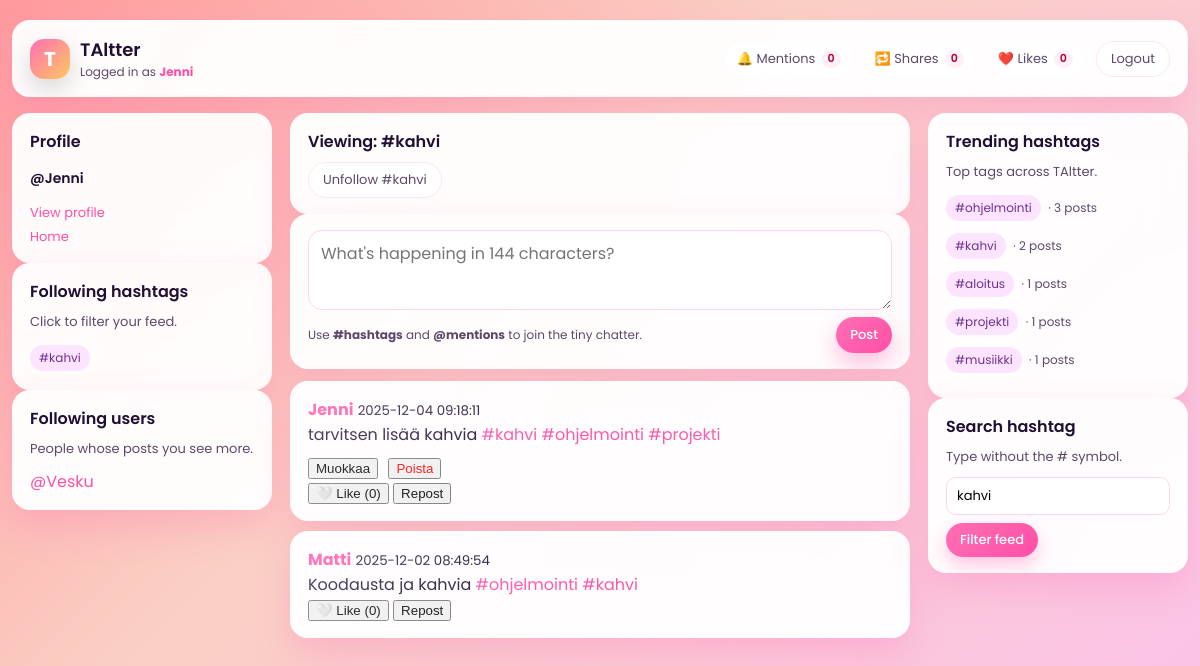
Page /iteration/index.php?hashtag=kahvi (signed in) on the committed database.
### tables this page shows
CREATE TABLE `hashtags` (
  `hashtag_id` int(11) NOT NULL,
  `tag_name` varchar(50) NOT NULL
);

CREATE TABLE `users` (
  `user_id` int(11) NOT NULL,
  `username` varchar(50) NOT NULL,
  `email` varchar(100) NOT NULL,
  `password_hash` varchar(255) NOT NULL,
  `bio` text DEFAULT NULL,
  `profile_picture_url` varchar(255) DEFAULT NULL,
  `created_at` timestamp NOT NULL DEFAULT current_timestamp(),
  `last_seen_mentions` datetime DEFAULT NULL,
  `last_seen_shares` datetime DEFAULT NULL,
  `last_seen_likes` datetime DEFAULT NULL
);

CREATE TABLE `posts` (
  `post_id` int(11) NOT NULL,
  `user_id` int(11) NOT NULL,
  `content` varchar(144) NOT NULL,
  `created_at` timestamp NOT NULL DEFAULT current_timestamp(),
  `edited_at` datetime DEFAULT NULL
);

### iteration/config.php (called while the page is built, shortened)
<?php
function current_user_id() {
    return $_SESSION['user_id'] ?? null;
}
function current_username() {
    return $_SESSION['username'] ?? null;
}
?>

### iteration/fetch_posts.php (the view, shortened to what this page needs)
<?php
require_once 'config.php';
$hashtag = $_GET['hashtag'] ?? null;
$currentUserId = current_user_id();
if ($hashtag) {
    $sql = "
        SELECT
            p.post_id,
            p.content,
            p.created_at,
            p.edited_at,
            p.user_id,
            u.username,
            u.profile_picture_url,
            NULL AS reposted_by,
            (SELECT COUNT(*) FROM likes WHERE post_id = p.post_id) AS like_count,
            EXISTS(SELECT 1 FROM likes WHERE post_id = p.post_id AND user_id = ?) AS user_has_liked
        FROM posts p
        JOIN users u ON p.user_id = u.user_id
        JOIN post_hashtags ph ON ph.post_id = p.post_id
        JOIN hashtags h ON h.hashtag_id = ph.hashtag_id
        WHERE h.tag_name = ?
        ORDER BY p.created_at DESC
        LIMIT 100
    ";
    $stmt = $mysqli->prepare($sql);
    $stmt->bind_param("is", $currentUserId, $hashtag);
}
$stmt->execute();
$res = $stmt->get_result();
while ($row = $res->fetch_assoc()) {
    $content = htmlspecialchars($row['content']);
    $content = preg_replace('/#([A-Za-z0-9_åäöÅÄÖ\-]+)/u', '<a href="index.php?hashtag=$1">#$1</a>', $content);
    $content = preg_replace('/@([A-Za-z0-9_]+)/', '<a href="profile.php?u=$1">@$1</a>', $content);
    $isOwnPost = ($row['user_id'] == $currentUserId);
    $editedLabel = $row['edited_at'] ? '<small style="color:#999;margin-left:6px;">(muokattu)</small>' : '';
    $likeIcon = $row['user_has_liked'] ? '❤️' : '🤍';
    $likeText = $row['user_has_liked'] ? 'Unlike' : 'Like';
    $likeCount = $row['like_count'];
    echo "<div class='card' id='post-{$row['post_id']}'>";
    echo "
      <div class='card-header'>
        <strong><a href='profile.php?u={$row['username']}'>".htmlspecialchars($row['username'])."</a></strong>
        <small>{$row['created_at']}</small> {$editedLabel}
      </div>
      <div class='post-content-{$row['post_id']}'>$content</div>
    ";
    if ($isOwnPost) {
        $rawContent = htmlspecialchars(addslashes($row['content']));
        echo "
        <div style='margin-top:8px;'>
            <button onclick=\"editPost({$row['post_id']}, '{$rawContent}')\">Muokkaa</button>
            <button onclick=\"deletePost({$row['post_id']})\" style='color:red;margin-left:6px;'>Poista</button>
        </div>";
    }
    echo "
      <div class='card-actions'>
        <button onclick='toggleLike({$row['post_id']}, this)' id='like-btn-{$row['post_id']}'>
          <span id='like-icon-{$row['post_id']}'>{$likeIcon}</span>
          <span id='like-text-{$row['post_id']}'>{$likeText}</span>
          (<span id='like-count-{$row['post_id']}'>{$likeCount}</span>)
        </button>
        <form method='post' action='repost.php' style='display:inline;'>
          <input type='hidden' name='post_id' value='{$row['post_id']}'>
          <button>Repost</button>
        </form>
      </div>
    </div>";
}

### iteration/index.php (shortened to what this page needs)
<?php
require_once 'config.php';
$filterHashtag = $_GET['hashtag'] ?? null;
$uid = current_user_id();
$like = '%@'.current_username().'%';
?>
<!doctype html>
<html lang="en">
<head>
</head>
<body>
<div class="app-shell">
    <div class="card">
        <div class="card-inner topbar">
            <div class="topbar-left">
                <div class="logo-badge">T</div>
                <div class="app-title">
                    <span>TAltter</span>
                    <span class="logged-in-as">
                        Logged in as <strong><?= htmlspecialchars(current_username()) ?></strong>
                    </span>
                </div>
            </div>
            <div class="topbar-right">
                <?php
                $stmt = $mysqli->prepare("
                  SELECT COUNT(*) AS cnt
                  FROM posts p
                  WHERE p.content LIKE ?
                    AND p.user_id != ?
                    AND p.created_at > IFNULL(
                      (SELECT last_seen_mentions FROM users WHERE user_id = ?),
                      '1970-01-01'
                    )
                ");
                $stmt->bind_param("sii",$like,$uid,$uid);
                $stmt->execute();
                $m = $stmt->get_result()->fetch_assoc()['cnt'];
                $stmt = $mysqli->prepare("
                  SELECT COUNT(*) AS cnt
                  FROM reposts r
                  JOIN posts p ON r.post_id = p.post_id
                  WHERE p.user_id = ?
                    AND r.created_at > IFNULL(
                      (SELECT last_seen_shares FROM users WHERE user_id = ?),
                      '1970-01-01'
                    )
                ");
                $stmt->bind_param("ii",$uid,$uid);
                $stmt->execute();
                $s = $stmt->get_result()->fetch_assoc()['cnt'];
                $stmt = $mysqli->prepare("
                  SELECT COUNT(*) AS cnt
                  FROM likes l
                  JOIN posts p ON l.post_id = p.post_id
                  WHERE p.user_id = ?
                    AND l.created_at > IFNULL(
                      (SELECT last_seen_likes FROM users WHERE user_id = ?),
                      '1970-01-01'
                    )
                ");
                $stmt->bind_param("ii",$uid,$uid);
                $stmt->execute();
                $lk = $stmt->get_result()->fetch_assoc()['cnt'];
                ?>
                <div class="dropdown">
                    <a href="#" class="dropdown-toggle" onclick="toggleDropdown('mentions', this);return false;">
                        <span>🔔 Mentions</span>
                        <span class="badge"><?= $m ?></span>
                    </a>
                </div>
                <div class="dropdown">
                    <a href="#" class="dropdown-toggle" onclick="toggleDropdown('shares', this);return false;">
                        <span>🔁 Shares</span>
                        <span class="badge"><?= $s ?></span>
                    </a>
                </div>
                <div class="dropdown">
                    <a href="#" class="dropdown-toggle" onclick="toggleDropdown('likes', this);return false;">
                        <span>❤️ Likes</span>
                        <span class="badge"><?= $lk ?></span>
                    </a>
                </div>
                <a href="logout.php" class="btn-outline">Logout</a>
            </div>
        </div>
    </div>
    <div class="layout-grid">
        <aside class="left-column">
            <div class="card">
                <div class="card-inner">
                    <h3 class="sidebar-heading">Profile</h3>
                    <p class="profile-handle">@<?= htmlspecialchars(current_username()) ?></p>
                    <div class="sidebar-links">
                        <a href="profile.php?u=<?= urlencode(current_username()) ?>">View profile</a>
                        <a href="index.php">Home</a>
                    </div>
                </div>
            </div>
            <div class="card">
                <div class="card-inner">
                    <h4 class="sidebar-heading">Following hashtags</h4>
                    <p class="sidebar-sub">Click to filter your feed.</p>
                    <div>
                        <?php
                        $stmt = $mysqli->prepare("SELECT h.tag_name FROM followed_hashtags fh JOIN hashtags h ON fh.hashtag_id=h.hashtag_id WHERE fh.user_id = ? LIMIT 10");
                        $stmt->bind_param('i',$uid);
                        $stmt->execute();
                        $r=$stmt->get_result();
                        while($row=$r->fetch_assoc()){
                            echo '<a class="tag-chip" href="index.php?hashtag='.urlencode($row['tag_name']).'">#'.htmlspecialchars($row['tag_name']).'</a>';
                        }
                        ?>
                    </div>
                </div>
            </div>
            <div class="card">
                <div class="card-inner">
                    <h4 class="sidebar-heading">Following users</h4>
                    <p class="sidebar-sub">People whose posts you see more.</p>
                    <div>
                    <?php
                    $stmt = $mysqli->prepare("
                      SELECT u.username
                      FROM follows f
                      JOIN users u ON f.following_id = u.user_id
                      WHERE f.follower_id = ?
                      ORDER BY f.created_at DESC
                      LIMIT 10
                    ");
                    $stmt->bind_param('i',$uid);
                    $stmt->execute();
                    $r=$stmt->get_result();
                    if($r->num_rows > 0) {
                      while($row=$r->fetch_assoc()){
                        echo '<div><a href="profile.php?u='.urlencode($row['username']).'">@'.htmlspecialchars($row['username']).'</a></div>';
                      }
                    } else {
                      echo '<div style="color:#999;font-size:90%;">Not following anyone yet</div>';
                    }
                    ?>
                    </div>
                </div>
            </div>
        </aside>
        <main>
            <?php if ($filterHashtag): ?>
                <div class="card">
                    <div class="card-inner">
                        <h3 class="sidebar-heading">Viewing: #<?= htmlspecialchars($filterHashtag) ?></h3>
                        <?php
                        $stmt = $mysqli->prepare("
                          SELECT COUNT(*) as is_following
                          FROM followed_hashtags fh
                          JOIN hashtags h ON fh.hashtag_id = h.hashtag_id
                          WHERE fh.user_id = ? AND h.tag_name = ?
                        ");
                        $stmt->bind_param("is", $uid, $filterHashtag);
                        $stmt->execute();
                        $isFollowingHashtag = $stmt->get_result()->fetch_assoc()['is_following'] > 0;
                        ?>
                        <?php if ($isFollowingHashtag): ?>
                            <form method="post" action="follow_hashtag.php" style="margin-top:8px;">
                                <button type="submit" class="btn-outline">Unfollow #<?= htmlspecialchars($filterHashtag) ?></button>
                            </form>
                        <?php endif; ?>
                    </div>
                </div>
            <?php endif; ?>
            <div class="card">
                <div class="card-inner post-composer">
                    <form method="post" action="post.php">
                        <textarea
                            name="content"
                            maxlength="144"
                            placeholder="What's happening in 144 characters?"></textarea>
                        <div class="post-composer-footer">
                            <span>Use <strong>#hashtags</strong> and <strong>@mentions</strong> to join the tiny chatter.</span>
                            <button class="btn-pill" type="submit">Post</button>
                        </div>
                    </form>
                </div>
            </div>
            <div id="feed">
                <?php include 'fetch_posts.php'; ?>
            </div>
        </main>
        <aside class="right-column">
            <div class="card">
                <div class="card-inner">
                    <h4 class="sidebar-heading">Trending hashtags</h4>
                    <p class="sidebar-sub">Top tags across TAltter.</p>
                    <div class="trending-list">
                        <?php
                        $q = "SELECT h.tag_name, COUNT(*) AS cnt
                              FROM post_hashtags ph
                              INNER JOIN hashtags h ON ph.hashtag_id = h.hashtag_id
                              WHERE h.tag_name <> ''
                              GROUP BY h.tag_name
                              HAVING cnt > 0
                              ORDER BY cnt DESC
                              LIMIT 10";
                        $r = $mysqli->query($q);
                        while ($row = $r->fetch_assoc()) {
                            echo '<div>
                                    <a class="tag-chip" href="index.php?hashtag='.urlencode($row['tag_name']).'">#'.htmlspecialchars($row['tag_name']).'</a>
                                    <span class="trending-count">· '.$row['cnt'].' posts</span>
                                  </div>';
                        }
                        ?>
                    </div>
                </div>
            </div>
            <div class="card">
                <div class="card-inner">
                    <h4 class="sidebar-heading">Search hashtag</h4>
                    <p class="sidebar-sub">Type without the # symbol.</p>
                    <form method="get" action="index.php" class="search-form">
                        <input
                            name="hashtag"
                            placeholder="e.g. school"
                            value="<?= htmlspecialchars($filterHashtag) ?>">
                        <button type="submit">Filter feed</button>
                    </form>
                </div>
            </div>
        </aside>
    </div>
</div>
</body>

### rows in the picture
hashtags: tag_name "kahvi"
users: username "Vesku"
posts: user.username "Jenni", created_at "2025-12-04 09:18:11", content "tarvitsen lisää kahvia #kahvi #ohjelmointi #projekti", likeIcon "🤍", likeText "Like", likeCount "0"
posts: user.username "Matti", created_at "2025-12-02 08:49:54", content "Koodausta ja kahvia #ohjelmointi #kahvi", likeIcon "🤍", likeText "Like", likeCount "0"

### other values in the picture
current_username() "Jenni"
$m "0"
$s "0"
$lk "0"
$filterHashtag "kahvi"
$row['tag_name'] "ohjelmointi"
$row['cnt'] "3"
$row['tag_name'] "kahvi"
$row['cnt'] "2"
$row['tag_name'] "aloitus"
$row['cnt'] "1"
$row['tag_name'] "projekti"
$row['tag_name'] "musiikki"
